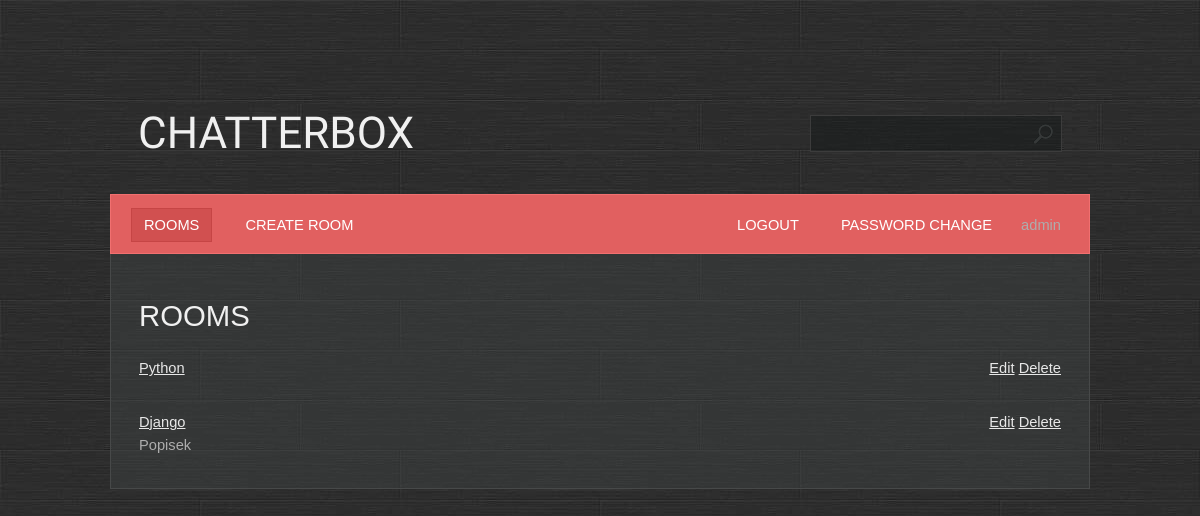
The app's page / (signed in), older data.
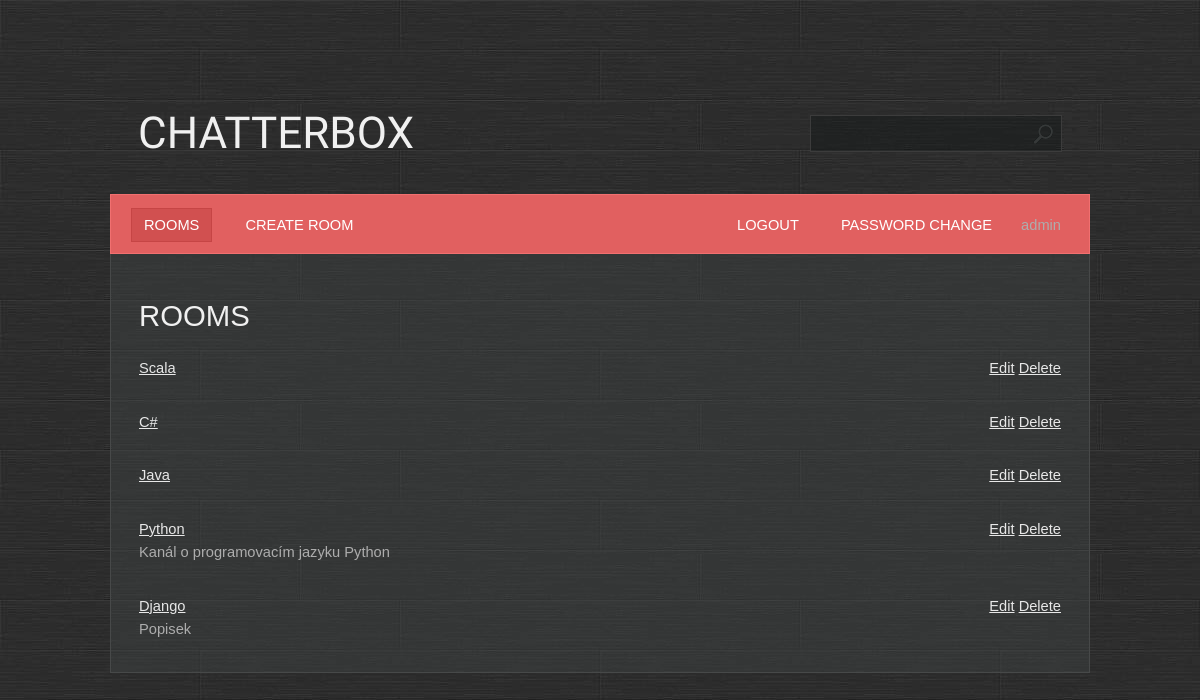
The same page, newer data.
### base/models.py (models this page shows, shortened)
class Room(Model):
    name = models.CharField(max_length=200, unique=True)
    description = models.TextField(null=True, blank=True)
    participants = models.ManyToManyField(User, related_name='participants', blank=True)
    created = models.DateTimeField(auto_now_add=True)
    updated = models.DateTimeField(auto_now=True)
    class Meta:
        ordering = ['-created', 'name']

### base/views.py (the view)
# urls.py: path('', base.views.RoomsView.as_view(), name='rooms'),
class RoomsView(PermissionRequiredMixin, LoginRequiredMixin, ListView):
    template_name = 'base/rooms.html'
    model = Room
    permission_required = 'base.view_room'

### base/templates/base/rooms.html (shortened to what this page needs)
{% extends 'main.html' %}
{% block content %}
    <h1>Rooms</h1>
    {% for room in object_list %}
        <div class="box">
            <div style="float: left;">
                <a href="{% url 'room' room.id %}">{{ room.name|capfirst }}</a><br/>
                {{ room.description }}
            </div>
            <div style="float: right;">
                {% if perms.base.change_room %}
                    <a href="{% url 'room_update' room.id %}">Edit</a>
                {% endif %}
                {% if perms.base.delete_room and perms.base.delete_message and user.is_staff %}
                    <a href="{% url 'room_delete' room.id %}">Delete</a>
                {% endif %}
            </div>
        </div>
    {% endfor %}
{% endblock %}

Row changes from the older to the newer data that the page shows:
added Room: name "Scala"
added Room: name "C#"
added Room: name "Java"
changed Room "Python": description (not shown) → "Kanál o programovacím jazyku Python"
